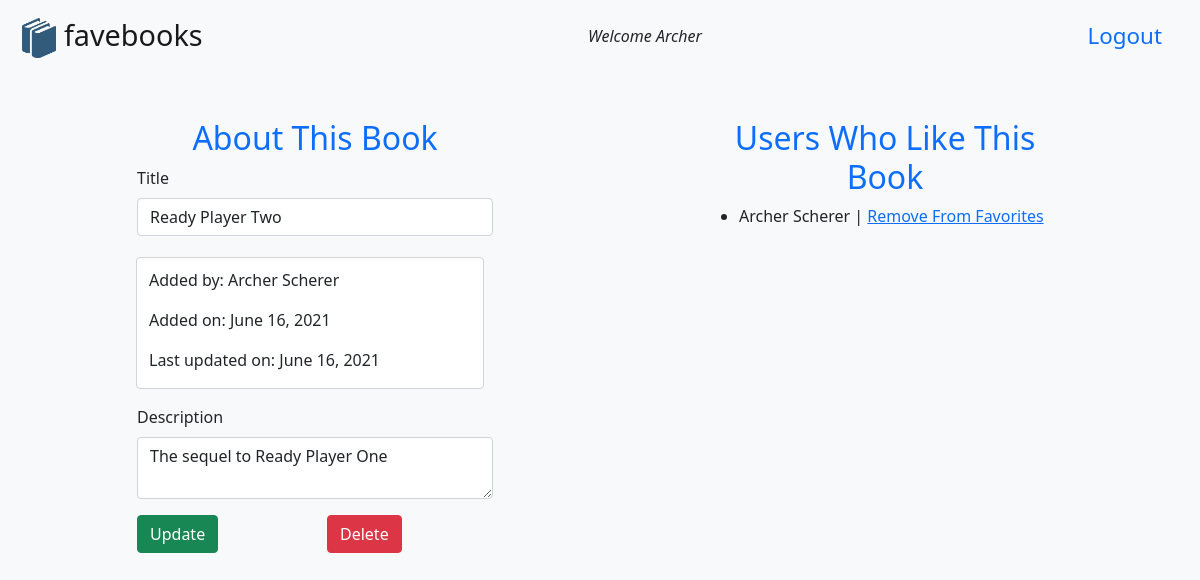
Screenshot of /books/2 (signed in) with the database file from the repository.
### log_reg_app/models.py (models this page shows)
class User(models.Model):
    first_name = models.CharField(max_length= 45)
    last_name = models.CharField(max_length= 45)
    email = models.CharField(max_length= 255)
    password = models.CharField(max_length= 45)
    created_at = models.DateTimeField(auto_now_add=True)
    updated_at = models.DateTimeField(auto_now=True)
    objects = UserManager()

class Book(models.Model):
    title = models.CharField(max_length= 255)
    desc = models.TextField()
    created_at = models.DateTimeField(auto_now_add=True)
    updated_at = models.DateTimeField(auto_now=True)
    uploaded_by = models.ForeignKey(User, related_name="books_uploaded", on_delete = models.CASCADE)
    users_who_like = models.ManyToManyField(User, related_name="liked_books")
    objects = BookManager()

### log_reg_app/views.py (the view)
# urls.py: path('books/<int:book_id>', views.info),
def info(request,book_id):
    this_book = Book.objects.get(id=book_id)
    this_user = User.objects.get(id=request.session['user_id'])
    context = {
        'this_book': this_book,
        'this_user': this_user
    }
    if this_book.uploaded_by.id == this_user.id:
        return render(request, 'edit.html', context)
    else:
        return render(request, 'show.html', context)

### log_reg_app/templates/edit.html (shortened to what this page needs)
<!DOCTYPE html>
<html lang="en">
<head>
    {% load static%}
    <link href="https://cdn.jsdelivr.net/npm/bootstrap@5.0.1/dist/css/bootstrap.min.css" rel="stylesheet">
    <link rel="stylesheet" href="{% static 'css/style.css' %}">
</head>
<body class="container bg-light">
    <nav class=" col-12 navbar navbar-light bg-light justify-content-between">
        <a class="navbar-brand app-small" href="/books"><img class="small-book" src="/static/img/book.png" alt="Book Icon"> favebooks</a>
        <div class="welcome">Welcome {{this_user.first_name}}</div>
        <a class="nav-link logout" href="/user/logout">Logout</a>
    </nav>
    <div class="col-12 mt-5">
        <div class="row">
            <div class="col-4 offset-1 mb-3">
                <h2 class="form-label text-center text-primary">About This Book</h2>
                <form action="/books/{{this_book.id}}/update" method="POST" class="row">
                    <div class="col-md-12 mb-3">
                        <label for="title" class="form-label">Title</label>
                        <input type="text" class="form-control" name="title" value="{{this_book.title}}">
                    </div>
                    <div class="col-md-11 mb-3 book-box-edit">
                        <div class="col-md-12 mb-3 form-label"> Added by: {{this_book.uploaded_by.first_name}} {{this_book.uploaded_by.last_name}}</div>
                        <div class="col-md-12 mb-3 form-label"> Added on: {{this_book.created_at|date}}</div>
                        <div class="col-md-12 mb-3 form-label"> Last updated on: {{this_book.updated_at|date}}</div>
                    </div>
                    <div class="col-md-12 mb-3">
                        <label for="description" class="form-label">Description</label>
                        <textarea type="text" class="form-control" name="description">{{this_book.desc}}</textarea>
                    </div>
                    <div class="col-6 mb-3">
                        <button type="submit" class="btn btn-success">Update</button>
                    </div>
                    <div class="col-6 mb-3">
                        <a href="books/{{this_book.id}}/delete" class="btn btn-danger">Delete</a>
                    </div>
                </form>
            </div>
            <div class="col-4 offset-2 mb-3">
                <h2 class="text-center text-primary">Users Who Like This Book</h2>
                <ul col-12>
                    {% for user in this_book.users_who_like.all %}
                        <li>{{user.first_name}} {{user.last_name}}
                            {%if user == this_user and this_user in this_book.users_who_like.all %}
                            <span> | </span><a href="/books/{{this_book.id}}/unfavorite">Remove From Favorites</a>
                            {%endif%}
                        </li>
                    {% endfor %}
                </ul>
            </div>
        </div>
    </div>
</body>
</html>

### log_reg_app/static/css/style.css (style rules this page uses)
.small-book { height: 40px; width: auto; vertical-align: middle; }
.app-small { font-size: 1.8em; vertical-align: middle; font-weight: 500; margin-left: -20px; }
.welcome { font-style: italic; }
.logout { margin-right: -20px; font-size: 1.4em; }
.book-box-edit { border: 1px lightgrey solid; border-radius: 4px; background-color: rgb(255,255,255); margin: 5px 0px 0px 11px; padding-top: 10px; }

### rows the page displays
User: first_name "Archer", last_name "Scherer"
Book: title "Ready Player Two", uploaded_by.first_name "Archer", uploaded_by.last_name "Scherer", created_at "June 16, 2021", updated_at "June 16, 2021", description "The sequel to Ready Player One"
